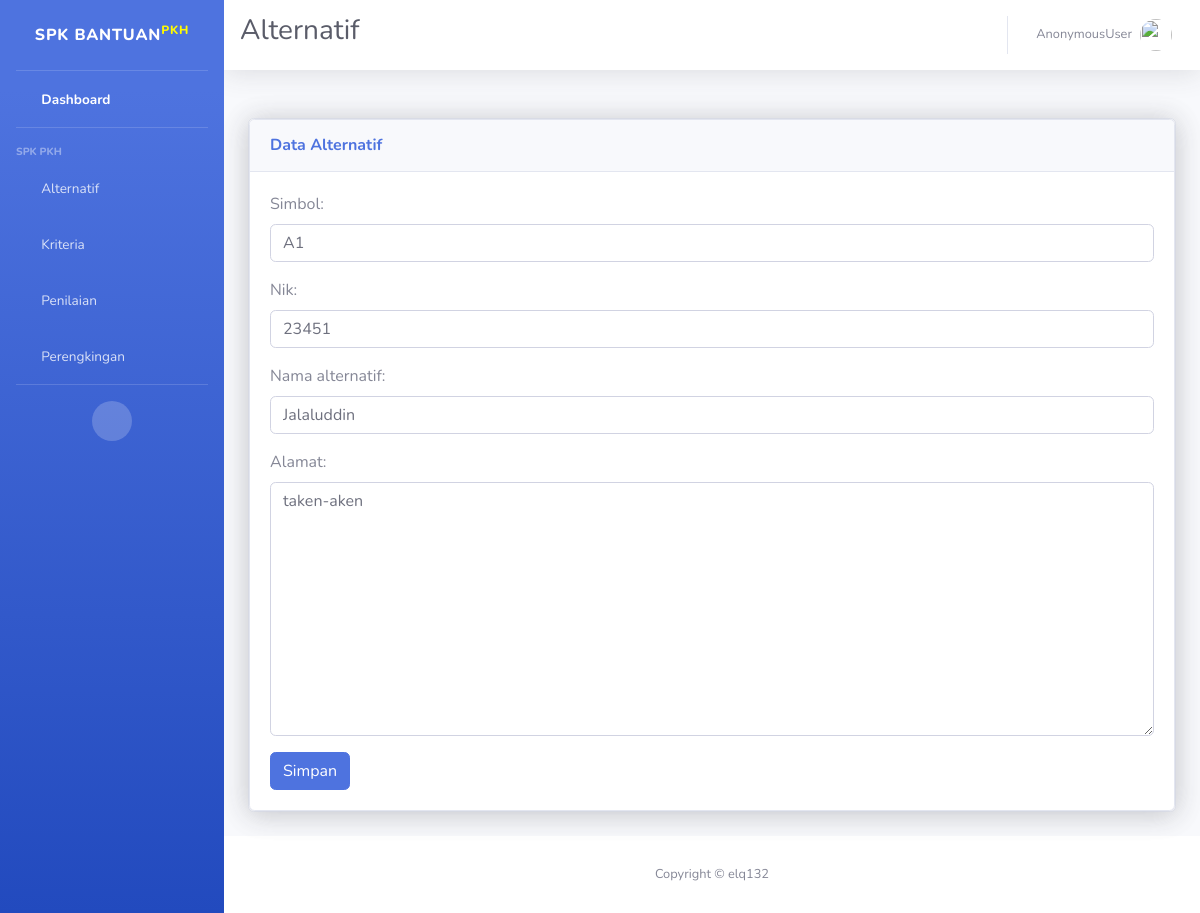
/dashboard/upalternatif/2, run on the app's committed database.
### SPK/models.py (models this page shows, shortened)
class Alternatif(models.Model):
    simbol          = models.CharField(max_length=50, unique=True)
    nik             = models.IntegerField()
    nama_alternatif = models.CharField(max_length=50, unique=True)
    alamat          = models.TextField()

### SPK/views.py (the view)
# urls.py: path('upalternatif/<int:id>', views.alternatif_update, name='upalternatif'),
def alternatif_update(request, id):
    alternatif = get_object_or_404(Alternatif, id=id)
    if request.method == 'POST':
        form = AlternatifForm(request.POST, instance=alternatif)
        if form.is_valid():
            form.save()
            return redirect('data:alternatif')
    else:
        form = AlternatifForm(instance=alternatif)
    return render(request, 'alternatif_form.html', {'form': form})

### SPK/forms.py
class AlternatifForm(forms.ModelForm):
    class Meta:
        model = Alternatif
        fields = '__all__'
        widgets = {
            'simbol': forms.TextInput(attrs={'class': 'form-control'}),
            'nik': forms.NumberInput(attrs={'class': 'form-control'}),
            'nama_alternatif': forms.TextInput(attrs={'class': 'form-control'}),
            'alamat': forms.Textarea(attrs={'class': 'form-control'}),
        }

### templates/alternatif_form.html (shortened to what this page needs)
{%load static%}
<!DOCTYPE html>
<html lang="en">
<head>
    <link href="{%static 'vendor/fontawesome-free/css/all.min.css'%}" rel="stylesheet" type="text/css">
    <link href="{%static 'css/sb-admin-2.min.css'%}" rel="stylesheet">
</head>
<body id="page-top">
    <div id="wrapper">
        <ul class="navbar-nav bg-gradient-primary sidebar sidebar-dark accordion" id="accordionSidebar">
            <a class="sidebar-brand d-flex align-items-center justify-content-center" href="{%url 'index'%}">
                <div class="sidebar-brand-text mx-3">SPK Bantuan<sup style="color: rgb(255, 251, 0);">PKH</sup></div>
            </a>
            <hr class="sidebar-divider my-0">
            <li class="nav-item active">
                <a class="nav-link" href="{%url 'index'%}">
                    <i class="fas fa-fw fa-tachometer-alt"></i>
                    <span>Dashboard</span></a>
            </li>
            <hr class="sidebar-divider">
            <div class="sidebar-heading">
                SPK PKH
            </div>
            <li class="nav-item">
                <a class="nav-link" href="{%url 'data:alternatif'%}">
                    <i class="fas fa-fw fa-chart-area"></i>
                    <span>Alternatif</span></a>
            </li>
            <li class="nav-item">
                <a class="nav-link collapsed" href="#" data-toggle="collapse" data-target="#collapseTwo"
                    aria-expanded="true" aria-controls="collapseTwo">
                    <i class="fas fa-fw fa-cog"></i>
                    <span>Kriteria</span>
                </a>
            </li>
            <li class="nav-item">
                <a class="nav-link" href="{%url 'data:penilaian'%}">
                    <i class="fas fa-fw fa-table"></i>
                    <span>Penilaian</span></a>
            </li>
            <li class="nav-item">
                <a class="nav-link" href="{%url 'data:perengkingan'%}">
                    <i class="fas fa-fw fa-folder"></i>
                    <span>Perengkingan</span></a>
            </li>
            <hr class="sidebar-divider d-none d-md-block">
            <div class="text-center d-none d-md-inline">
                <button class="rounded-circle border-0" id="sidebarToggle"></button>
            </div>
        </ul>
        <div id="content-wrapper" class="d-flex flex-column">
            <div id="content">
                <nav class="navbar navbar-expand navbar-light bg-white topbar mb-4 static-top shadow">
                    <div class=""><h1 class="h3 mb-0 text-gray-800">Alternatif<h1></div>
                    <ul class="navbar-nav ml-auto">
                        <li class="nav-item dropdown no-arrow">
                            <a class="nav-link dropdown-toggle" href="#" id="userDropdown" role="button"
                                data-toggle="dropdown" aria-haspopup="true" aria-expanded="false">
                                <span class="mr-2 d-none d-lg-inline text-gray-600 small">{{user}}</span>
                                <img class="img-profile rounded-circle"
                                    src="{%static 'img/undraw_profile.svg'%}">
                            </a>
                        </li>
                    </ul>
                </nav>
                <div class="container-fluid">
                    <div class="row">
                        <div class="col-xl-12 col-lg-9">
                            <div class="card shadow mb-4">
                                <div class="card shadow">
                                    <div class="card-header py-3">
                                        <h6 class="m-0 font-weight-bold text-primary">Data Alternatif</h6>
                                    </div>
                                    <div class="card-body ">
                                        <form method="POST">
                                            {{ form.as_p }}
                                            <button class="btn btn-primary" type="submit">Simpan</button>
                                          </form>
                                    </div>
                                </div>
                            </div>
                        </div>
                    </div>
                </div>
            </div>
            <footer class="sticky-footer bg-white">
                <div class="container my-auto">
                    <div class="copyright text-center my-auto">
                        <span>Copyright &copy; elq132</span>
                    </div>
                </div>
            </footer>
        </div>
    </div>
</body>
</html>

### data on the page
Alternatif: simbol "A1", nik "23451", nama_alternatif "Jalaluddin", alamat "taken-aken"

### other printed values
{{ user }} "AnonymousUser"
